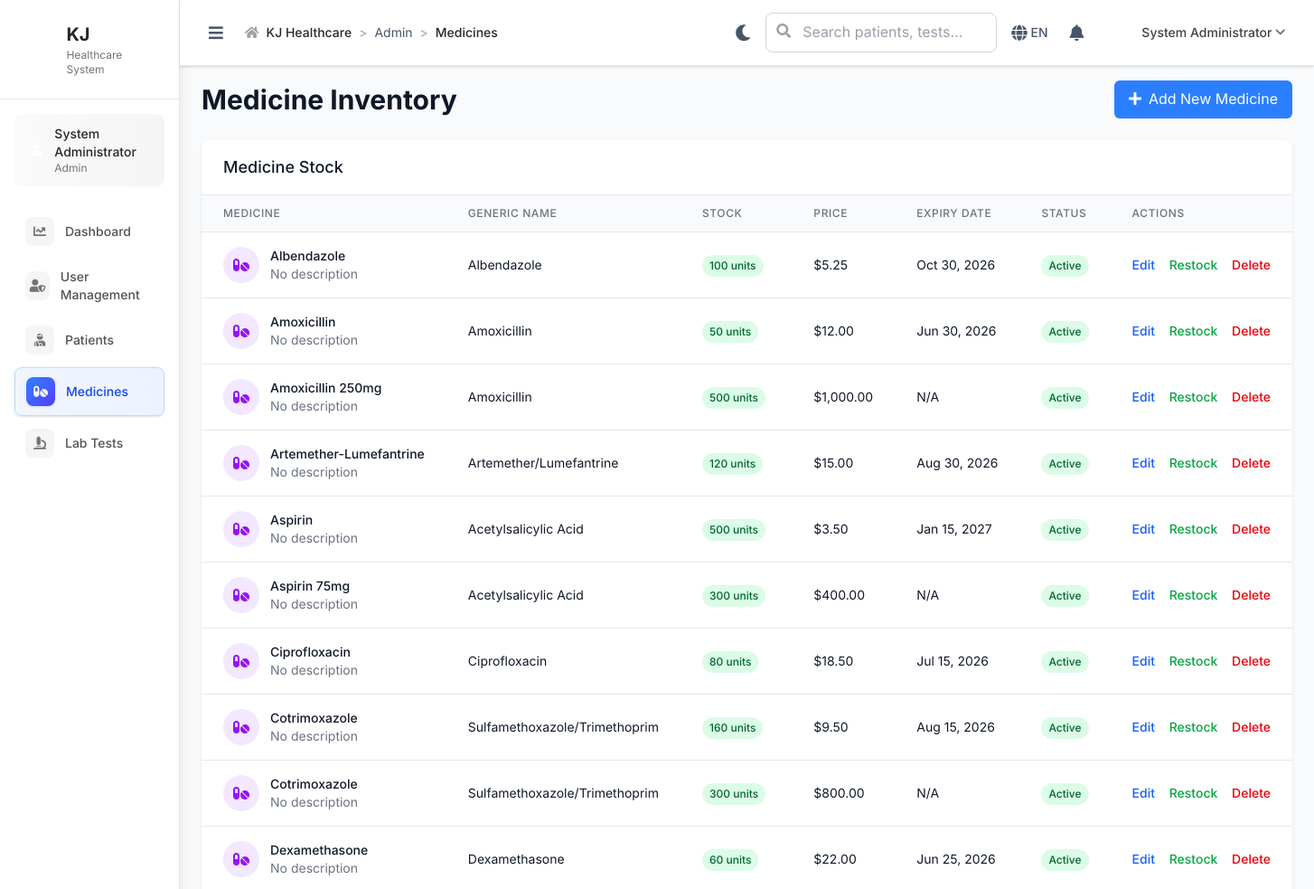
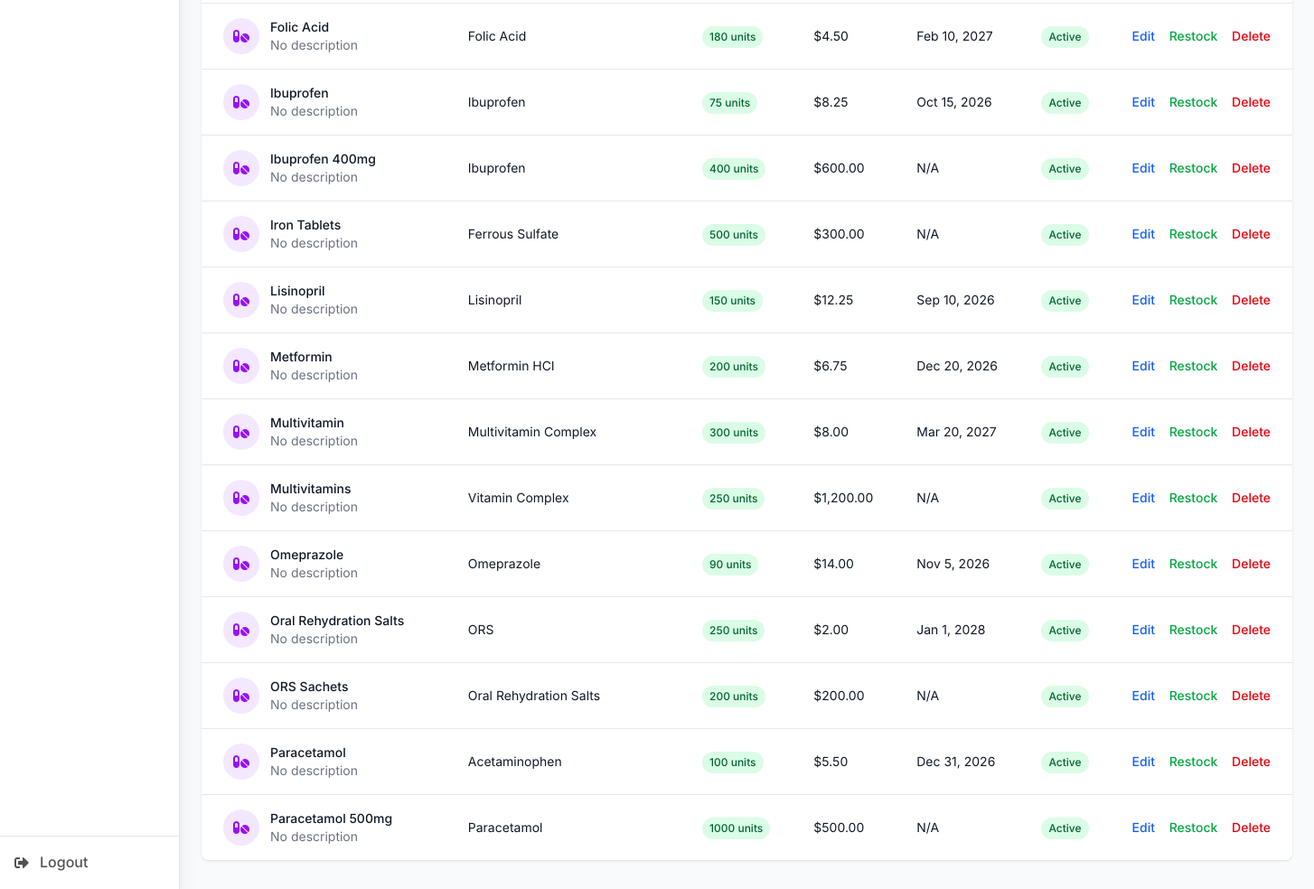
Page /admin/medicines (signed in) on the committed database (2 pictures, top to bottom).
### tables this page shows
CREATE TABLE `medicines` (
  `id` int(11) NOT NULL,
  `name` varchar(100) NOT NULL,
  `generic_name` varchar(100) DEFAULT NULL,
  `description` text DEFAULT NULL,
  `stock_quantity` int(11) NOT NULL DEFAULT 0,
  `unit_price` decimal(10,2) NOT NULL,
  `expiry_date` date DEFAULT NULL,
  `supplier` varchar(100) DEFAULT NULL,
  `created_at` timestamp NOT NULL DEFAULT current_timestamp(),
  `updated_at` timestamp NOT NULL DEFAULT current_timestamp() ON UPDATE current_timestamp()
);

### includes/BaseController.php (called while the page is built, shortened)
<?php
class BaseController {
    public function __construct() {
        global $pdo;
        $this->pdo = $pdo;
    }
    protected function render($view, $data = []) {
        extract($data);
        $BASE_PATH = defined('BASE_PATH') ? BASE_PATH : (rtrim(str_replace('\\', '/', dirname($_SERVER['SCRIPT_NAME'] ?? '/')), '/') ?: '');
        include __DIR__ . "/../views/{$view}.php";
        include __DIR__ . '/../views/layouts/main.php';
    }
}
?>

### controllers/AdminController.php (called while the page is built, shortened)
<?php
require_once __DIR__ . '/../includes/BaseController.php';
class AdminController extends BaseController {
    public function medicines() {
        $medicines = $this->pdo->query("SELECT id, name, generic_name, stock_quantity, unit_price, expiry_date FROM medicines ORDER BY name")->fetchAll();
        $this->render('admin/medicines', [
            'medicines' => $medicines
        ]);
    }
}
?>

### index.php (called while the page is built, shortened)
<?php
$request = $_SERVER['REQUEST_URI'];
$path = parse_url($request, PHP_URL_PATH);
if (strpos($path, BASE_PATH) === 0) {
    $path = substr($path, strlen(BASE_PATH));
}
$path = ltrim($path, '/');
$segments = explode('/', $path);
$controller = $segments[0] ?? 'auth';
$action = $segments[1] ?? 'login';
try {
    $controllerInstance = new $controllerClass();
    $params = array_slice($segments, 2);
    call_user_func_array([$controllerInstance, $action], $params);
} catch (Throwable $e) {
    Logger::error("Error in controller: " . $e->getMessage(), [
        'controller' => $controller,
        'action' => $action,
        'file' => $e->getFile(),
        'line' => $e->getLine(),
        'trace' => $e->getTraceAsString()
    ]);
    error_log("Error in controller: " . $e->getMessage());
    http_response_code(500);
    echo "Internal server error";
}
?>

### views/admin/medicines.php (the view, shortened to what this page needs)
<div class="space-y-6">
    <div class="flex items-center justify-between">
        <h1 class="text-3xl font-bold text-gray-900">Medicine Inventory</h1>
    <a href="<?= $BASE_PATH ?>/admin/medicines" class="bg-blue-500 hover:bg-blue-600 text-white px-4 py-2 rounded-md">
            <i class="fas fa-plus mr-2"></i>Add New Medicine
        </a>
    </div>
    <div class="bg-white rounded-lg shadow overflow-hidden">
        <div class="px-6 py-4 border-b border-gray-200">
            <h3 class="text-lg font-medium text-gray-900">Medicine Stock</h3>
        </div>
        <div class="overflow-x-auto">
            <table class="min-w-full divide-y divide-gray-200">
                <thead class="bg-gray-50">
                    <tr>
                        <th class="px-6 py-3 text-left text-xs font-medium text-gray-500 uppercase tracking-wider">Medicine</th>
                        <th class="px-6 py-3 text-left text-xs font-medium text-gray-500 uppercase tracking-wider">Generic Name</th>
                        <th class="px-6 py-3 text-left text-xs font-medium text-gray-500 uppercase tracking-wider">Stock</th>
                        <th class="px-6 py-3 text-left text-xs font-medium text-gray-500 uppercase tracking-wider">Price</th>
                        <th class="px-6 py-3 text-left text-xs font-medium text-gray-500 uppercase tracking-wider">Expiry Date</th>
                        <th class="px-6 py-3 text-left text-xs font-medium text-gray-500 uppercase tracking-wider">Status</th>
                        <th class="px-6 py-3 text-left text-xs font-medium text-gray-500 uppercase tracking-wider">Actions</th>
                    </tr>
                </thead>
                <tbody class="bg-white divide-y divide-gray-200">
                    <?php foreach ($medicines as $medicine): ?>
                    <tr class="hover:bg-gray-50">
                        <td class="px-6 py-4 whitespace-nowrap">
                            <div class="flex items-center">
                                <div class="w-10 h-10 bg-purple-100 rounded-full flex items-center justify-center mr-3">
                                    <i class="fas fa-pills text-purple-600"></i>
                                </div>
                                <div>
                                    <div class="text-sm font-medium text-gray-900">
                                        <?php echo htmlspecialchars($medicine['name']); ?>
                                    </div>
                                    <div class="text-sm text-gray-500">
                                        <?php echo htmlspecialchars($medicine['description'] ?? 'No description'); ?>
                                    </div>
                                </div>
                            </div>
                        </td>
                        <td class="px-6 py-4 whitespace-nowrap text-sm text-gray-900">
                            <?php echo htmlspecialchars($medicine['generic_name'] ?? 'N/A'); ?>
                        </td>
                        <td class="px-6 py-4 whitespace-nowrap">
                            <span class="inline-flex px-2 py-1 text-xs font-medium rounded-full
                                <?php
                                if ($medicine['stock_quantity'] <= 5) {
                                    echo 'bg-red-100 text-red-800';
                                } elseif ($medicine['stock_quantity'] <= 20) {
                                    echo 'bg-yellow-100 text-yellow-800';
                                } else {
                                    echo 'bg-green-100 text-green-800';
                                }
                                ?>">
                                <?php echo $medicine['stock_quantity']; ?> units
                            </span>
                        </td>
                        <td class="px-6 py-4 whitespace-nowrap text-sm text-gray-900">
                            $<?php echo number_format($medicine['unit_price'], 2); ?>
                        </td>
                        <td class="px-6 py-4 whitespace-nowrap text-sm text-gray-900">
                            <?php
                            if ($medicine['expiry_date']) {
                                $expiry = strtotime($medicine['expiry_date']);
                                $today = strtotime('today');
                                $days_until_expiry = floor(($expiry - $today) / (60*60*24));
                                if ($days_until_expiry < 0) {
                                    echo '<span class="text-red-600">Expired</span>';
                                } elseif ($days_until_expiry <= 30) {
                                    echo '<span class="text-yellow-600">' . date('M j, Y', $expiry) . '</span>';
                                } else {
                                    echo date('M j, Y', $expiry);
                                }
                            } else {
                                echo 'N/A';
                            }
                            ?>
                        </td>
                        <td class="px-6 py-4 whitespace-nowrap">
                            <?php
                            $status = 'Active';
                            $status_class = 'bg-green-100 text-green-800';
                            echo '<span class="inline-flex px-2 py-1 text-xs font-medium rounded-full ' . $status_class . '">' . $status . '</span>';
                            ?>
                        </td>
                        <td class="px-6 py-4 whitespace-nowrap text-sm font-medium">
                            <a href="#" class="text-blue-600 hover:text-blue-900 mr-3">Edit</a>
                            <a href="#" class="text-green-600 hover:text-green-900 mr-3">Restock</a>
                            <a href="#" class="text-red-600 hover:text-red-900">Delete</a>
                        </td>
                    </tr>
                    <?php endforeach; ?>
                </tbody>
            </table>
        </div>
    </div>
</div>

### views/layouts/main.php (style rules this page uses)
:root { --primary-50: #eff6ff; --primary-100: #dbeafe; --primary-500: #3b82f6; --primary-600: #2563eb; --primary-700: #1d4ed8; --success-50: #f0fdf4; --success-500: #22c55e; --success-600: #16a34a; --warning-50: #fffbeb; --warning-500: #f59e0b; --warning-600: #d97706; --error-50: #fef2f2; --error-500: #ef4444; --error-600: #dc2626; --neutral-50: #f8fafc; --neutral-100: #f1f5f9; --neutral-200: #e2e8f0; --neutral-300: #cbd5e1; --neutral-400: #94a3b8; --neutral-500: #64748b; --neutral-600: #475569; --neutral-700: #334155; --neutral-800: #1e293b; --neutral-900: #0f172a; --medical-accent: #10b981; --medical-secondary: #8b5cf6; }
body { font-family: 'Inter', sans-serif; background-color: var(--neutral-50); color: var(--neutral-700); line-height: 1.6; }

### rows in the picture
medicines: name "Albendazole", description "No description", generic_name "Albendazole", stock_quantity "100", unit_price "5.25", expiry_date "Oct 30, 2026", status "Active"
medicines: name "Amoxicillin", description "No description", generic_name "Amoxicillin", stock_quantity "50", unit_price "12.00", expiry_date "Jun 30, 2026", status "Active"
medicines: name "Amoxicillin 250mg", description "No description", generic_name "Amoxicillin", stock_quantity "500", unit_price "1,000.00", shows "N/A", status "Active"
medicines: name "Artemether-Lumefantrine", description "No description", generic_name "Artemether/Lumefantrine", stock_quantity "120", unit_price "15.00", expiry_date "Aug 30, 2026", status "Active"
medicines: name "Aspirin", description "No description", generic_name "Acetylsalicylic Acid", stock_quantity "500", unit_price "3.50", expiry_date "Jan 15, 2027", status "Active"
medicines: name "Aspirin 75mg", description "No description", generic_name "Acetylsalicylic Acid", stock_quantity "300", unit_price "400.00", shows "N/A", status "Active"
medicines: name "Ciprofloxacin", description "No description", generic_name "Ciprofloxacin", stock_quantity "80", unit_price "18.50", expiry_date "Jul 15, 2026", status "Active"
medicines: name "Cotrimoxazole", description "No description", generic_name "Sulfamethoxazole/Trimethoprim", stock_quantity "160", unit_price "9.50", expiry_date "Aug 15, 2026", status "Active"
medicines: name "Cotrimoxazole", description "No description", generic_name "Sulfamethoxazole/Trimethoprim", stock_quantity "300", unit_price "800.00", shows "N/A", status "Active"
medicines: name "Dexamethasone", description "No description", generic_name "Dexamethasone", stock_quantity "60", unit_price "22.00", expiry_date "Jun 25, 2026", status "Active"
medicines: name "Folic Acid", description "No description", generic_name "Folic Acid", stock_quantity "180", unit_price "4.50", expiry_date "Feb 10, 2027", status "Active"
medicines: name "Ibuprofen", description "No description", generic_name "Ibuprofen", stock_quantity "75", unit_price "8.25", expiry_date "Oct 15, 2026", status "Active"
medicines: name "Ibuprofen 400mg", description "No description", generic_name "Ibuprofen", stock_quantity "400", unit_price "600.00", shows "N/A", status "Active"
medicines: name "Iron Tablets", description "No description", generic_name "Ferrous Sulfate", stock_quantity "500", unit_price "300.00", shows "N/A", status "Active"
medicines: name "Lisinopril", description "No description", generic_name "Lisinopril", stock_quantity "150", unit_price "12.25", expiry_date "Sep 10, 2026", status "Active"
medicines: name "Metformin", description "No description", generic_name "Metformin HCl", stock_quantity "200", unit_price "6.75", expiry_date "Dec 20, 2026", status "Active"
medicines: name "Multivitamin", description "No description", generic_name "Multivitamin Complex", stock_quantity "300", unit_price "8.00", expiry_date "Mar 20, 2027", status "Active"
medicines: name "Multivitamins", description "No description", generic_name "Vitamin Complex", stock_quantity "250", unit_price "1,200.00", shows "N/A", status "Active"
medicines: name "Omeprazole", description "No description", generic_name "Omeprazole", stock_quantity "90", unit_price "14.00", expiry_date "Nov 5, 2026", status "Active"
medicines: name "Oral Rehydration Salts", description "No description", generic_name "ORS", stock_quantity "250", unit_price "2.00", expiry_date "Jan 1, 2028", status "Active"
medicines: name "ORS Sachets", description "No description", generic_name "Oral Rehydration Salts", stock_quantity "200", unit_price "200.00", shows "N/A", status "Active"
medicines: name "Paracetamol", description "No description", generic_name "Acetaminophen", stock_quantity "100", unit_price "5.50", expiry_date "Dec 31, 2026", status "Active"
medicines: name "Paracetamol 500mg", description "No description", generic_name "Paracetamol", stock_quantity "1000", unit_price "500.00", shows "N/A", status "Active"

### other values in the picture
$_ENV['APP_NAME'] "KJ"
$_SESSION['user_name'] "System Administrator"
$role "Admin"
$item['text'] "Dashboard"
$item['text'] "User Management"
$item['text'] "Patients"
$item['text'] "Medicines"
$item['text'] "Lab Tests"
$crumb['text'] "Admin"
$crumb['text'] "Medicines"
